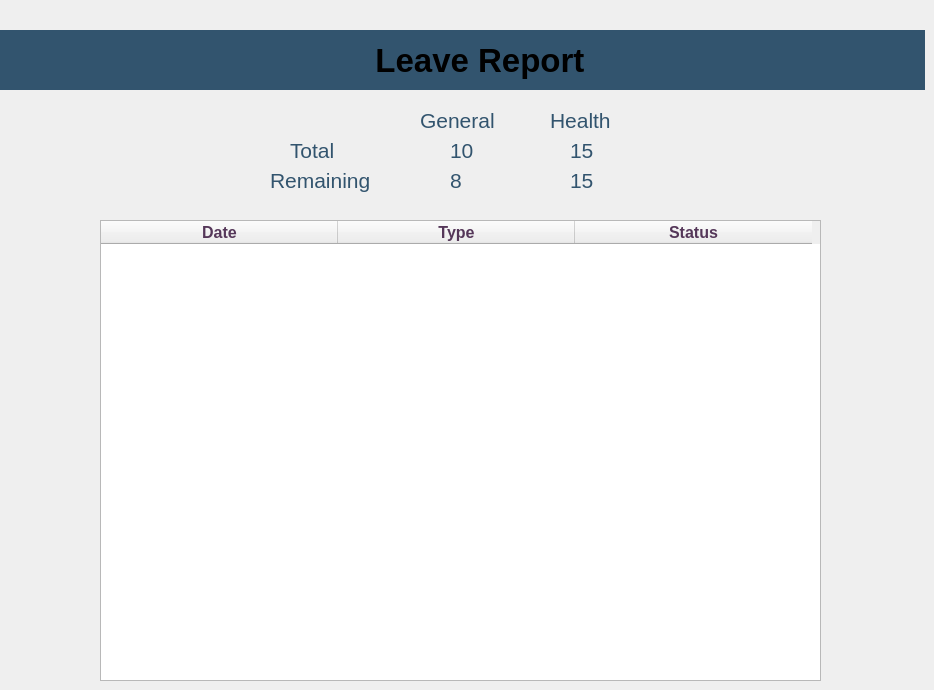
    <widget class="QWidget" name="leave_report">
     <widget class="QLabel" name="title">
      <property name="geometry">
       <rect>
        <x>0</x>
        <y>30</y>
        <width>925</width>
        <height>60</height>
       </rect>
      </property>
      <property name="font">
       <font>
        <pointsize>25</pointsize>
        <bold>true</bold>
       </font>
      </property>
      <property name="styleSheet">
       <string notr="true">background-color: rgb(50, 84, 110);
color: &quot;#e6e6e6&quot;;</string>
      </property>
      <property name="text">
       <string>                                         Leave Report</string>
      </property>
     </widget>
     <widget class="QLabel" name="remaining_health">
      <property name="geometry">
       <rect>
        <x>570</x>
        <y>160</y>
        <width>30</width>
        <height>41</height>
       </rect>
      </property>
      <property name="font">
       <font>
        <family>Segoe UI</family>
        <pointsize>16</pointsize>
        <italic>false</italic>
        <fontweight>DemiBold</fontweight>
       </font>
      </property>
      <property name="styleSheet">
       <string notr="true">color: rgb(50, 84, 110);

font: 600 16pt &quot;Segoe UI&quot;;</string>
      </property>
      <property name="text">
       <string>15</string>
      </property>
     </widget>
     <widget class="QLabel" name="total">
      <property name="geometry">
       <rect>
        <x>290</x>
        <y>130</y>
        <width>120</width>
        <height>40</height>
       </rect>
      </property>
      <property name="font">
       <font>
        <family>Segoe UI</family>
        <pointsize>16</pointsize>
        <italic>false</italic>
        <fontweight>Black</fontweight>
       </font>
      </property>
      <property name="styleSheet">
       <string notr="true">color: rgb(50, 84, 110);
font: 900 16pt &quot;Segoe UI&quot;;</string>
      </property>
      <property name="text">
       <string>Total</string>
      </property>
     </widget>
     <widget class="QLabel" name="total_general">
      <property name="geometry">
       <rect>
        <x>450</x>
        <y>130</y>
        <width>30</width>
        <height>40</height>
       </rect>
      </property>
      <property name="font">
       <font>
        <family>Segoe UI</family>
        <pointsize>16</pointsize>
        <italic>false</italic>
        <fontweight>DemiBold</fontweight>
       </font>
      </property>
      <property name="styleSheet">
       <string notr="true">color: rgb(50, 84, 110);
font: 600 16pt &quot;Segoe UI&quot;;</string>
      </property>
      <property name="text">
       <string>10</string>
      </property>
     </widget>
     <widget class="QLabel" name="health">
      <property name="geometry">
       <rect>
        <x>550</x>
        <y>100</y>
        <width>100</width>
        <height>40</height>
       </rect>
      </property>
      <property name="font">
       <font>
        <family>Segoe UI</family>
        <pointsize>16</pointsize>
        <italic>false</italic>
        <fontweight>Black</fontweight>
       </font>
      </property>
      <property name="styleSheet">
       <string notr="true">color: rgb(50, 84, 110);
font: 900 16pt &quot;Segoe UI&quot;;</string>
      </property>
      <property name="text">
       <string>Health</string>
      </property>
     </widget>
     <widget class="QLabel" name="remaining_general">
      <property name="geometry">
       <rect>
        <x>450</x>
        <y>160</y>
        <width>30</width>
        <height>41</height>
       </rect>
      </property>
      <property name="font">
       <font>
        <family>Segoe UI</family>
        <pointsize>16</pointsize>
        <italic>false</italic>
        <fontweight>DemiBold</fontweight>
       </font>
      </property>
      <property name="styleSheet">
       <string notr="true">color: rgb(50, 84, 110);

font: 600 16pt &quot;Segoe UI&quot;;</string>
      </property>
      <property name="text">
       <string>8</string>
      </property>
     </widget>
     <widget class="QLabel" name="remaing">
      <property name="geometry">
       <rect>
        <x>270</x>
        <y>160</y>
        <width>120</width>
        <height>41</height>
       </rect>
      </property>
      <property name="font">
       <font>
        <family>Segoe UI</family>
        <pointsize>16</pointsize>
        <italic>false</italic>
        <fontweight>Black</fontweight>
       </font>
      </property>
      <property name="styleSheet">
       <string notr="true">color: rgb(50, 84, 110);
font: 900 16pt &quot;Segoe UI&quot;;</string>
      </property>
      <property name="text">
       <string>Remaining</string>
      </property>
     </widget>
     <widget class="QLabel" name="general">
      <property name="geometry">
       <rect>
        <x>420</x>
        <y>100</y>
        <width>100</width>
        <height>40</height>
       </rect>
      </property>
      <property name="font">
       <font>
        <family>Segoe UI</family>
        <pointsize>16</pointsize>
        <italic>false</italic>
        <fontweight>Black</fontweight>
       </font>
      </property>
      <property name="styleSheet">
       <string notr="true">color: rgb(50, 84, 110);
font: 900 16pt &quot;Segoe UI&quot;;</string>
      </property>
      <property name="text">
       <string>General</string>
      </property>
     </widget>
     <widget class="QLabel" name="total_health">
      <property name="geometry">
       <rect>
        <x>570</x>
        <y>130</y>
        <width>30</width>
        <height>40</height>
       </rect>
      </property>
      <property name="font">
       <font>
        <family>Segoe UI</family>
        <pointsize>16</pointsize>
        <italic>false</italic>
        <fontweight>DemiBold</fontweight>
       </font>
      </property>
      <property name="styleSheet">
       <string notr="true">color: rgb(50, 84, 110);
font: 600 16pt &quot;Segoe UI&quot;;</string>
      </property>
      <property name="text">
       <string>15</string>
      </property>
     </widget>
     <widget class="QTableWidget" name="leave_record">
      <property name="geometry">
       <rect>
        <x>100</x>
        <y>220</y>
        <width>721</width>
        <height>461</height>
       </rect>
      </property>
      <property name="styleSheet">
       <string notr="true">QHeaderView::section {
    background-color: rgb(50, 84, 110); /* Set your desired background color */
    color: rgb(230, 230, 230); /* Set the text color */
};


color: rgb(50, 84, 110);
background-color: rgb(230, 230, 230);</string>
      </property>
      <attribute name="horizontalHeaderDefaultSectionSize">
       <number>237</number>
      </attribute>
      <column>
       <property name="text">
        <string>Date</string>
       </property>
       <property name="font">
        <font>
         <pointsize>12</pointsize>
         <bold>true</bold>
        </font>
       </property>
       <property name="background">
        <color>
         <red>85</red>
         <green>55</green>
         <blue>89</blue>
        </color>
       </property>
       <property name="foreground">
        <brush brushstyle="SolidPattern">
         <color alpha="255">
          <red>85</red>
          <green>55</green>
          <blue>89</blue>
         </color>
        </brush>
       </property>
      </column>
      <column>
       <property name="text">
        <string>Type</string>
       </property>
       <property name="font">
        <font>
         <pointsize>12</pointsize>
         <bold>true</bold>
        </font>
       </property>
       <property name="background">
        <color>
         <red>85</red>
         <green>55</green>
         <blue>89</blue>
        </color>
       </property>
       <property name="foreground">
        <brush brushstyle="SolidPattern">
         <color alpha="255">
          <red>85</red>
          <green>55</green>
          <blue>89</blue>
         </color>
        </brush>
       </property>
      </column>
      <column>
       <property name="text">
        <string>Status</string>
       </property>
       <property name="font">
        <font>
         <pointsize>12</pointsize>
         <bold>true</bold>
        </font>
       </property>
       <property name="background">
        <color>
         <red>85</red>
         <green>55</green>
         <blue>89</blue>
        </color>
       </property>
       <property name="foreground">
        <brush brushstyle="SolidPattern">
         <color alpha="255">
          <red>85</red>
          <green>55</green>
          <blue>89</blue>
         </color>
        </brush>
       </property>
      </column>
     </widget>
    </widget>
